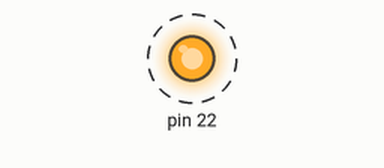
Bench run of a sketch on a simulated Arduino Mega 2560, built with avr-gcc and run on an emulated ATmega2560. Parts: output pins drawn as LEDs (lit = HIGH). Dashed ring = blinking.

Above: at 0.2 s.
Timing chart, 0 to 3.0 s (numbered marks = the images above):
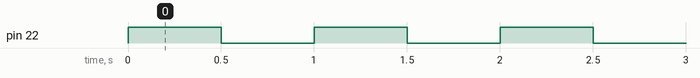

The sketch:

Blinky.ino
```cpp
/*
               AtTiny 84 Development
               Vernon Billingsley 2022

        A short blink sketch to check if the
        ATTiny84 is working correctly.

                     ----U---
               VCC -| 1    14|- GND
               PB0 -| 2    13|- PA0
               PB1 -| 3    12|- PA1
               PB3 -| 4    11|- PA2
               PB2 -| 5    10|- PA3
               PA7 -| 6     9|- PA4
               PA6 -| 7     8|- PA5
                     --------

*/

/************************* Defines ********************************/

#ifndef cbi
#define cbi(sfr, bit) (_SFR_BYTE(sfr) &= ~_BV(bit))
#endif
#ifndef sbi
#define sbi(sfr, bit) (_SFR_BYTE(sfr) |= _BV(bit))
#endif

/************************** Variables *****************************/
byte flip = false;

/**************************  Functions ****************************/


/******************************************************************/
/*************************** Setup ********************************/
/******************************************************************/
void setup() {

   /************************* Setup Pins ***************************/
   /*Set PORT A  Pin 0 to output */
  DDRA |= _BV (0);

}/**************************  End Setup **************************/


/******************************************************************/
/**************************** Loop ********************************/
/******************************************************************/
void loop() {

  flip = !flip;
  if (flip) {
    /* Pin HIGH */
    PORTA |= _BV (0);
  } else {
    /* Pin LOW */
    PORTA &= ~_BV (0);
  }

  /*Wait a little */
  delay(500);
}/*************************** End Loop *****************************/
```

Measured:
- by itself, pin 22: alternates HIGH for 0.50 s and LOW for 0.50 s
